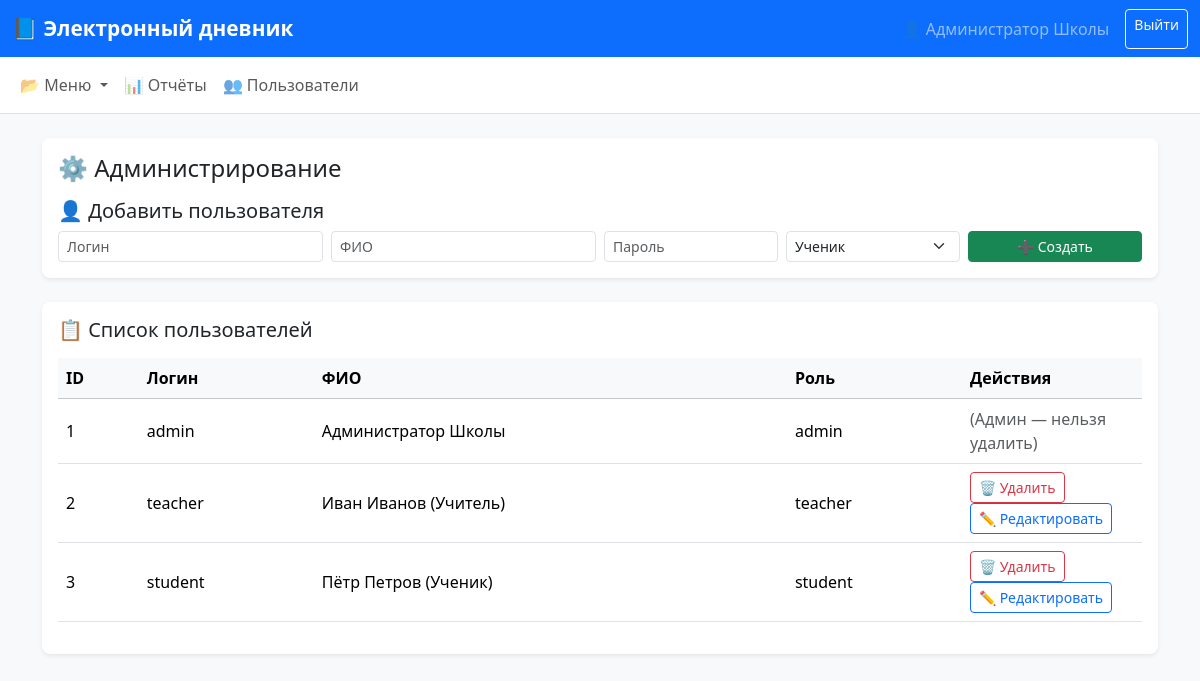
Page /admin (signed in) on the earlier database version.
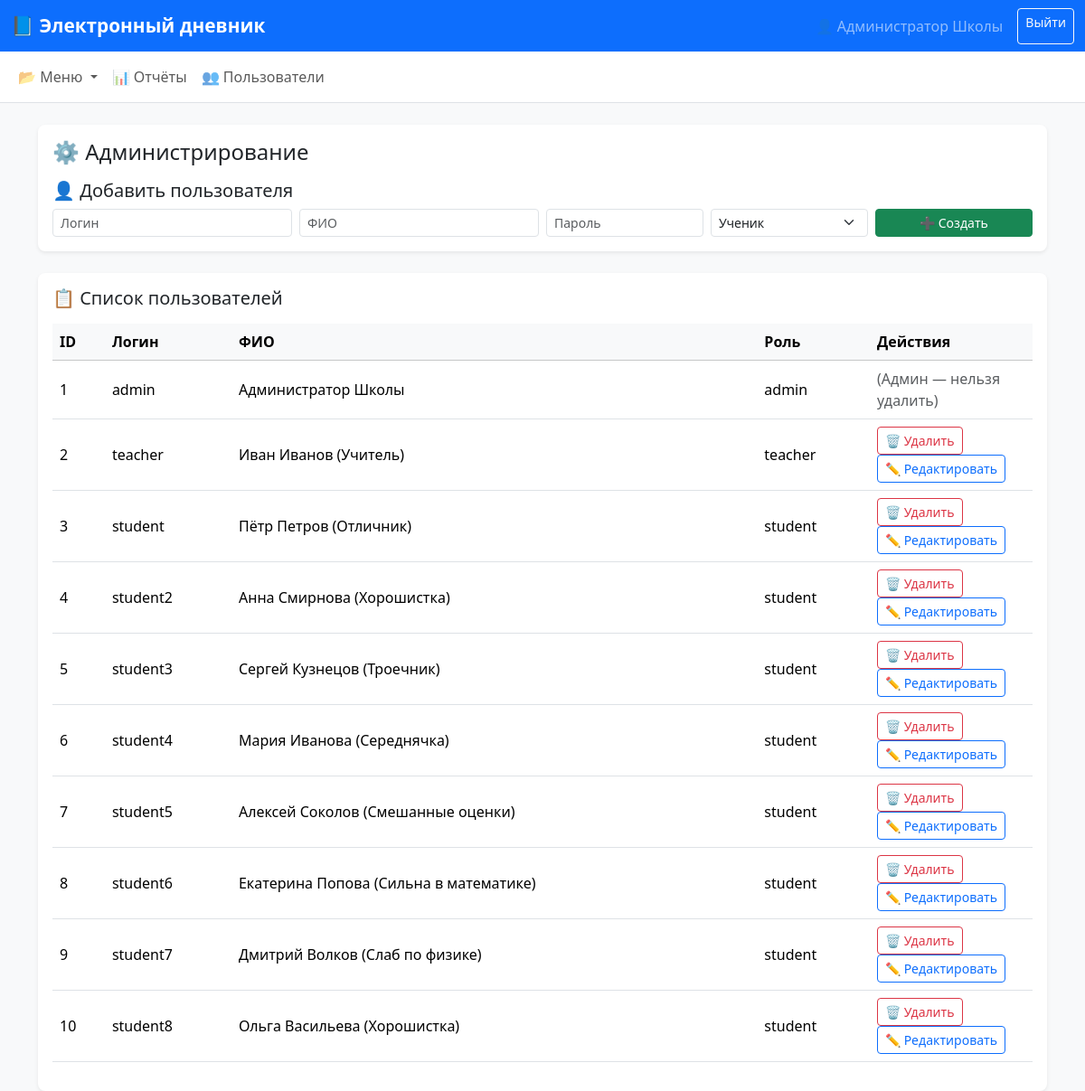
Same page on the later database version.
### app.py (models this page shows)
class User(db.Model):
    id = db.Column(db.Integer, primary_key=True)
    username = db.Column(db.String(80), unique=True, nullable=False)
    password_hash = db.Column(db.String(200), nullable=False)
    role = db.Column(db.String(20), nullable=False)  # 'student','teacher','admin'
    fullname = db.Column(db.String(120), nullable=True)

### app.py (the view, shortened to what this page needs)
@app.route('/admin', methods=['GET','POST'])
def admin_page():
    if 'user_id' not in session or session.get('role') != 'admin':
        return redirect(url_for('login'))
    message = ''
    users = User.query.all()
    return render_template('admin.html', users=users, message=message)

### templates/admin.html (shortened to what this page needs)
{% extends "base.html" %}
{% block content %}
<div class="row">
  <div class="col-lg-12">
    <div class="card shadow-sm border-0 rounded-3 mb-4">
      <div class="card-body">
        <h4 class="card-title mb-3">⚙️ Администрирование</h4>
        <h5 class="mt-3">👤 Добавить пользователя</h5>
        <form method="post" class="row g-2 align-items-center">
          <div class="col-md-3">
            <input name="username" class="form-control form-control-sm" placeholder="Логин" required>
          </div>
          <div class="col-md-3">
            <input name="fullname" class="form-control form-control-sm" placeholder="ФИО">
          </div>
          <div class="col-md-2">
            <input name="password" type="password" class="form-control form-control-sm" placeholder="Пароль" required>
          </div>
          <div class="col-md-2">
            <select name="role" class="form-select form-select-sm">
              <option value="student">Ученик</option>
            </select>
          </div>
          <div class="col-md-2 d-grid">
            <button class="btn btn-success btn-sm">➕ Создать</button>
          </div>
        </form>
      </div>
    </div>
  </div>
</div>
<div class="row">
  <div class="col-lg-12">
    <div class="card shadow-sm border-0 rounded-3">
      <div class="card-body">
        <h5 class="card-title mb-3">📋 Список пользователей</h5>
        <div class="table-responsive">
          <table class="table table-hover align-middle">
            <thead class="table-light">
              <tr>
                <th>ID</th>
                <th>Логин</th>
                <th>ФИО</th>
                <th>Роль</th>
                <th style="width:180px;">Действия</th>
              </tr>
            </thead>
            <tbody>
            {% for u in users %}
              <tr>
                <td>{{ u.id }}</td>
                <td>{{ u.username }}</td>
                <td>{{ u.fullname }}</td>
                <td>{{ u.role }}</td>
                <td>
                  {% if u.role != 'admin' %}
                    <form method="post" action="{{ url_for('delete_user', user_id=u.id) }}" style="display:inline;">
                      <button type="submit" class="btn btn-sm btn-outline-danger" onclick="return confirm('Удалить пользователя {{ u.username }}?');">🗑 Удалить</button>
                    </form>
                    <a href="{{ url_for('edit_user', user_id=u.id) }}" class="btn btn-sm btn-outline-primary">✏️ Редактировать</a>
                  {% else %}
                    <span class="text-muted">(Админ — нельзя удалить)</span>
                  {% endif %}
                </td>
              </tr>
            {% endfor %}
            </tbody>
          </table>
        </div>
      </div>
    </div>
  </div>
</div>
{% endblock %}

### templates/base.html (shortened to what this page needs)
<!doctype html>
<html lang="ru">
<head>
  <link href="https://cdn.jsdelivr.net/npm/bootstrap@5.3.2/dist/css/bootstrap.min.css" rel="stylesheet">
</head>
<body>
<nav class="navbar navbar-expand-lg navbar-dark bg-primary">
  <div class="container-fluid">
    <a class="navbar-brand" href="{{ url_for('dashboard') }}">📘 Электронный дневник</a>
    <div class="d-flex">
      {% if session.get('username') %}
        <span class="navbar-text me-3">👤 {{ session.get('fullname') or session.get('username') }}</span>
        <a class="btn btn-outline-light btn-sm" href="{{ url_for('logout') }}">Выйти</a>
      {% endif %}
    </div>
  </div>
</nav>
<nav class="navbar navbar-expand-lg nav-role">
  <div class="container-fluid">
    <ul class="navbar-nav">
      <li class="nav-item dropdown">
        <a class="nav-link dropdown-toggle" href="#" role="button" data-bs-toggle="dropdown">
          📂 Меню
        </a>
      </li>
      {% if session.get('role') in ['student','teacher','admin'] %}
      <li class="nav-item">
        {% if session.get('role') == 'student' %}
          <a class="nav-link" href="{{ url_for('student_report') }}">📊 Отчёты</a>
        {% elif session.get('role') == 'teacher' %}
          <a class="nav-link" href="{{ url_for('teacher_report') }}">📊 Отчёты</a>
        {% elif session.get('role') == 'admin' %}
          <a class="nav-link" href="{{ url_for('teacher_report') }}">📊 Отчёты</a>
        {% endif %}
      </li>
      {% endif %}
      {% if session.get('role') == 'admin' %}
      <li class="nav-item">
        <a class="nav-link" href="{{ url_for('admin_page') }}">👥 Пользователи</a>
      </li>
      {% endif %}
    </ul>
  </div>
</nav>
<div class="container mt-4">
  {% block content %}{% endblock %}
</div>
</body>
</html>

### templates/base.html (style rules this page uses)
body { background-color: #f8f9fa; }
.navbar-brand { font-weight: bold; font-size: 1.3rem; }
.nav-role { background-color: #ffffff; border-bottom: 1px solid #dee2e6; }

Differences in the rows shown:
changed User id 3: fullname "Пётр Петров (Ученик)" → "Пётр Петров (Отличник)"
added User: id "4", username "student2", fullname "Анна Смирнова (Хорошистка)", role "student"
added User: id "5", username "student3", fullname "Сергей Кузнецов (Троечник)", role "student"
added User: id "6", username "student4", fullname "Мария Иванова (Середнячка)", role "student"
added User: id "7", username "student5", fullname "Алексей Соколов (Смешанные оценки)", role "student"
added User: id "8", username "student6", fullname "Екатерина Попова (Сильна в математике)", role "student"
added User: id "9", username "student7", fullname "Дмитрий Волков (Слаб по физике)", role "student"
added User: id "10", username "student8", fullname "Ольга Васильева (Хорошистка)", role "student"
